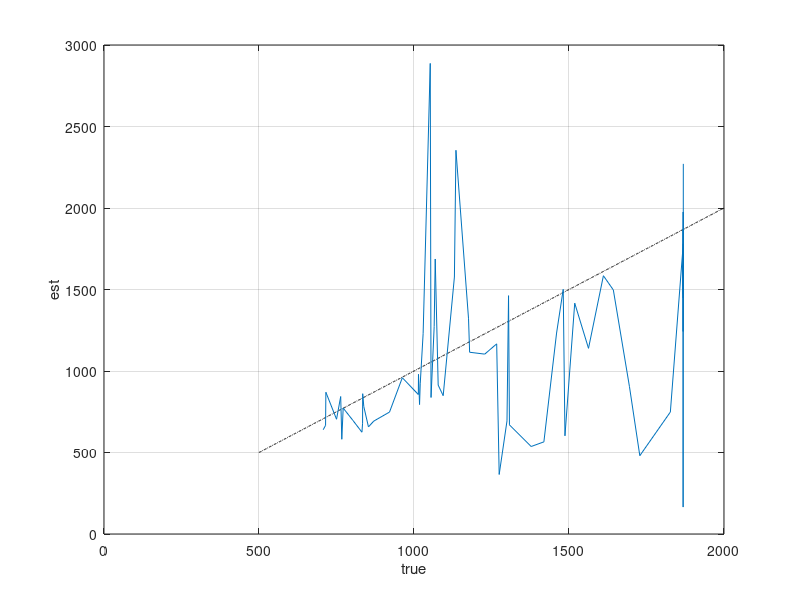

Here is the MATLAB script that generated this plot:

% PD-80R:
x_pd80r = [1025.33 700.00 8 407.35 5.56
1192.32 700.00 9 627.78 14.54
804.60 700.00 4 689.07 1.98
794.57 700.00 4 683.59 1.96
1071.58 700.00 8 534.07 7.29
1362.48 700.00 11 495.48 39.11
1346.50 700.00 10 549.48 22.85
1754.45 700.00 13 401.91 135.09
1722.40 700.00 12 520.34 82.43
1514.40 700.00 11 570.35 45.02
1190.39 700.00 10 599.89 24.95
1153.38 700.00 9 644.89 14.94
986.43 700.00 6 672.90 3.76
877.44 700.00 5 662.44 2.58
778.52 700.00 3 666.52 1.49
920.51 700.00 7 594.49 5.05
1146.48 700.00 10 556.45 23.14
1271.41 700.00 11 629.40 49.69
916.48 700.00 7 664.97 5.65
1169.47 700.00 10 641.94 26.70
1226.45 700.00 11 582.91 46.02
1017.46 700.00 8 629.45 8.59
869.45 700.00 5 650.96 2.54
851.47 700.00 5 642.47 2.50
1105.46 700.00 8 644.95 8.80
746.49 700.00 4 644.98 1.85
792.52 700.00 6 634.03 3.55
720.55 700.00 2 682.55 1.25
914.55 700.00 7 574.55 4.88
816.75 700.00 7 496.25 4.22
701.72 700.00 1 682.72 1.09
762.72 700.00 3 659.22 1.47
784.72 700.00 5 618.70 2.41
848.74 700.00 5 624.72 2.43
871.71 700.00 6 643.71 3.60
825.71 700.00 5 633.71 2.47
753.73 700.00 3 643.23 1.44
858.71 700.00 6 640.20 3.58
734.71 700.00 3 630.21 1.41
826.67 700.00 5 677.67 2.64
741.66 700.00 3 648.66 1.45
744.63 700.00 3 647.65 1.44
704.65 700.00 1 694.15 1.11
848.59 700.00 7 601.09 5.11
863.53 700.00 4 698.55 2.00
972.52 700.00 6 665.52 3.72
855.53 700.00 7 606.01 5.15
778.52 700.00 4 630.01 1.81
1018.49 700.00 8 626.46 8.55
904.44 700.00 6 679.94 3.80
922.43 700.00 6 642.42 3.59
1050.42 700.00 8 655.40 8.94
933.43 700.00 6 656.40 3.67
1026.37 700.00 8 605.38 8.26
986.35 700.00 8 619.37 8.45
985.40 700.00 6 673.87 3.77
823.36 700.00 5 606.36 2.36
729.40 700.00 3 698.40 1.56
721.39 700.00 4 661.88 1.90
838.36 700.00 5 638.36 2.49
768.36 700.00 5 663.86 2.59
1146.30 700.00 10 555.30 23.10
1126.30 700.00 9 626.76 14.52
1170.28 700.00 9 663.25 15.37
1146.27 700.00 9 612.23 14.18
1162.23 700.00 10 627.20 26.09
1186.16 700.00 11 528.65 41.73
1056.15 700.00 9 586.13 13.58
947.15 700.00 6 633.64 3.55
819.17 700.00 4 696.66 2.00
746.16 700.00 3 685.16 1.53
986.14 700.00 8 512.61 7.00
839.14 700.00 5 639.62 2.49
1238.13 700.00 9 650.56 15.07
1139.08 700.00 9 633.57 14.68
1367.07 700.00 11 631.00 49.81
1306.00 700.00 11 570.97 45.07
1109.04 700.00 9 617.00 14.30
860.08 700.00 6 633.08 3.54
874.14 700.00 5 667.14 2.60
1342.07 700.00 11 492.06 38.84
1186.06 700.00 11 558.55 44.09
1328.03 700.00 12 501.00 79.37
1306.01 700.00 11 478.98 37.81
1102.02 700.00 9 603.49 13.98
1332.02 700.00 11 440.47 34.77
1609.95 700.00 13 461.91 155.26
1258.19 700.00 10 654.67 27.23
858.30 700.00 5 612.82 2.39
858.36 700.00 7 543.34 4.62
979.36 700.00 8 560.33 7.65
1270.33 700.00 10 604.78 25.15
1364.29 700.00 12 452.75 71.72
977.33 700.00 7 680.81 5.79
1127.26 700.00 9 623.27 14.44
1290.24 700.00 11 482.70 38.10
1393.24 700.00 11 529.66 41.81
1136.23 700.00 9 572.19 13.26
895.23 700.00 6 586.72 3.28
838.28 700.00 6 617.78 3.46
724.27 700.00 2 679.28 1.25
864.30 700.00 6 651.82 3.65
920.32 700.00 7 581.80 4.94
912.31 700.00 6 672.80 3.76
773.30 700.00 5 591.79 2.30
794.32 700.00 3 653.30 1.46
793.30 700.00 3 682.30 1.52
806.33 700.00 5 628.31 2.45
746.39 700.00 3 683.39 1.52
840.40 700.00 5 662.89 2.58
930.39 700.00 6 669.36 3.75
1022.36 700.00 8 562.83 7.68
1063.37 700.00 8 420.34 5.74
1146.31 700.00 7 679.79 5.78
1113.31 700.00 8 655.78 8.95
1242.30 700.00 10 390.75 16.25
1300.24 700.00 11 515.20 40.67
1274.22 700.00 11 553.66 43.71
1306.19 700.00 11 514.62 40.62
1406.16 700.00 10 640.07 26.62
1408.09 700.00 11 675.55 53.33
1045.10 700.00 8 585.59 7.99
794.25 700.00 5 652.71 2.54
789.22 700.00 4 690.21 1.98
911.17 700.00 6 690.18 3.86
970.19 700.00 6 678.66 3.80
794.18 700.00 5 659.68 2.57
890.16 700.00 7 622.64 5.29
933.13 700.00 8 582.13 7.94
749.14 700.00 4 663.13 1.90
762.28 700.00 5 549.27 2.14
870.26 700.00 5 668.24 2.60
733.26 700.00 3 648.76 1.45
896.24 700.00 6 679.23 3.80
734.24 700.00 2 694.73 1.28
778.28 700.00 4 648.27 1.86
846.29 700.00 5 657.77 2.56
935.41 700.00 8 607.41 8.29
730.45 700.00 3 676.94 1.51
956.41 700.00 8 574.91 7.85
1252.37 700.00 11 495.35 39.10
1415.36 700.00 10 641.30 26.67
1530.29 700.00 12 446.27 70.70
1178.29 700.00 10 583.26 24.26
1194.28 700.00 10 547.75 22.78
1194.25 700.00 9 623.73 14.45
1018.23 700.00 8 585.22 7.99
1474.19 700.00 12 570.63 90.40
927.20 700.00 8 630.67 8.61
989.17 700.00 8 588.16 8.03
1190.15 700.00 10 548.12 22.80
984.14 700.00 7 660.12 5.61
750.19 700.00 4 680.70 1.95
727.18 700.00 2 690.69 1.27
1018.17 700.00 7 535.18 4.55
1049.38 700.00 8 650.32 8.87
890.39 700.00 5 658.89 2.57
938.38 700.00 7 596.40 5.07
752.43 700.00 3 673.94 1.50
945.40 700.00 7 652.40 5.54
1178.39 700.00 9 670.87 15.54
1082.35 700.00 9 575.34 13.33
1009.34 700.00 8 592.84 8.09
1192.34 700.00 9 666.30 15.44
1228.28 700.00 10 607.75 25.28
1098.28 700.00 9 576.26 13.35
1050.27 700.00 7 629.26 5.35
837.30 700.00 6 619.79 3.47
858.31 700.00 7 590.79 5.02
813.35 700.00 5 618.33 2.41
917.42 700.00 7 626.38 5.32
826.42 700.00 4 659.42 1.89
823.44 700.00 6 649.93 3.64
880.42 700.00 6 625.41 3.50
842.39 700.00 6 674.38 3.77
954.38 700.00 6 658.87 3.69
961.42 700.00 6 632.39 3.54
794.39 700.00 6 603.90 3.38
1068.09 1045.42 8 691.06 1.49
1655.98 1279.38 11 584.94 1.83
1816.91 912.12 12 359.38 1.30
1847.84 958.72 11 438.33 1.37
1869.88 845.82 12 333.26 1.21
1587.82 982.95 12 387.29 1.40
975.83 951.28 8 628.83 1.36
829.82 797.38 5 678.33 1.14
896.82 774.12 6 613.32 1.11
1215.80 1001.06 10 524.27 1.43
1869.79 1239.02 12 488.18 1.77
1853.75 1147.61 11 524.70 1.64
1869.78 1211.04 12 477.16 1.73
1819.69 606.22 11 277.17 0.87
1869.69 748.97 12 295.10 1.07
1872.66 1427.71 12 562.53 2.04
1869.76 1068.54 13 358.15 1.53
1629.68 1131.15 13 379.14 1.62
1191.67 1204.17 10 630.65 1.72
1276.64 1186.93 10 621.62 1.70
1405.59 1036.92 11 474.08 1.48
1323.56 939.52 11 429.55 1.34
1844.50 1050.03 13 351.95 1.50
1869.48 1333.47 12 525.39 1.90
1738.41 904.52 12 356.39 1.29
1726.39 1154.43 12 454.85 1.65
1869.39 1279.17 13 428.75 1.83
1136.35 1024.71 9 606.84 1.46
1281.32 1233.11 11 563.78 1.76
804.53 720.90 4 650.02 1.03
810.53 755.27 4 681.02 1.08
1158.49 1028.15 10 538.46 1.47
1149.44 1153.12 10 603.91 1.65
1766.35 1841.64 13 617.28 2.63
1167.32 1111.84 10 582.29 1.59
1434.28 1411.71 12 556.22 2.02
1350.24 1400.27 11 640.21 2.00
1184.26 1249.16 10 654.21 1.78
1507.22 1684.34 12 663.64 2.41
839.21 790.77 5 672.71 1.13
1101.21 1047.87 8 692.68 1.50
1006.19 936.56 7 682.17 1.34
927.19 859.68 7 626.17 1.23
893.18 681.80 6 540.18 0.97
930.18 841.12 7 612.66 1.20
1071.14 902.77 9 534.63 1.29
855.14 780.84 6 618.64 1.12
746.15 709.39 4 639.65 1.01
967.15 855.67 8 565.62 1.22
716.15 677.44 2 660.14 0.97
1084.14 810.26 8 535.61 1.16
777.12 744.84 4 671.61 1.06
867.12 802.26 6 635.61 1.15
823.12 748.62 6 593.11 1.07
1030.11 856.36 8 566.09 1.22
1006.10 775.40 8 512.57 1.11
1002.09 914.43 7 666.05 1.31
1000.06 803.90 7 585.55 1.15
851.07 778.25 5 662.05 1.11
978.10 862.30 7 628.08 1.23
744.11 703.06 2 685.10 1.00
935.13 867.15 7 631.62 1.24
1085.12 1009.92 8 667.59 1.44
722.12 690.75 2 673.11 0.99
1186.11 1097.07 10 574.56 1.57
1202.06 944.26 10 494.53 1.35
1232.02 950.87 10 497.99 1.36
803.03 767.05 5 652.53 1.10
746.02 711.48 4 641.53 1.02
759.02 733.65 4 661.53 1.05
797.05 731.81 5 622.55 1.05
1053.02 944.00 8 624.01 1.35
824.02 770.57 5 655.52 1.10
782.02 745.29 5 634.02 1.06
1002.00 972.67 8 642.97 1.39
1817.88 1146.91 14 322.82 1.64
1359.88 1326.18 11 606.34 1.89
1613.81 1312.03 13 439.77 1.87
1263.80 1261.51 11 576.77 1.80
1230.79 973.35 10 509.77 1.39
1340.79 907.14 11 414.75 1.30
1006.81 1010.96 8 668.28 1.44
889.82 864.66 7 629.80 1.24
854.03 793.31 6 628.52 1.13
920.02 878.66 7 640.00 1.26
906.00 855.76 6 678.00 1.22
942.02 835.42 7 608.50 1.19
802.02 764.69 5 650.52 1.09
893.01 812.75 7 591.99 1.16
1096.00 926.65 7 674.96 1.32
1153.98 971.80 10 508.95 1.39
1266.93 1264.81 10 662.41 1.81
1244.90 1117.41 11 510.89 1.60
1357.89 1257.16 12 495.33 1.80
860.88 835.41 6 661.88 1.19
1868.84 1730.91 14 487.20 2.47
1299.78 1166.32 11 533.25 1.67
1180.77 1220.58 10 639.24 1.74
956.80 882.36 8 583.27 1.26
732.90 716.40 3 675.88 1.02
1046.86 977.80 8 646.36 1.40
811.91 760.34 6 602.40 1.09
924.90 864.47 6 684.90 1.23
709.94 697.43 1 692.94 1.00
764.93 738.53 4 665.92 1.06
801.92 761.05 5 647.42 1.09
716.00 693.73 2 676.01 0.99
796.99 758.78 5 645.49 1.08
961.97 890.95 7 648.95 1.27
830.98 795.75 6 630.46 1.14
930.96 804.45 7 585.95 1.15
910.97 820.98 6 650.44 1.17
701.96 684.87 1 680.46 0.98
929.96 751.58 7 547.44 1.07
780.96 721.12 5 613.46 1.03
710.95 692.12 2 674.44 0.99
750.00 614.94 4 554.49 0.88
873.01 744.69 6 590.00 1.06
976.00 813.42 7 592.48 1.16
1121.98 873.56 8 577.45 1.25
1209.95 990.20 9 586.40 1.41
1052.90 858.34 8 567.39 1.23
1471.84 1331.91 12 524.78 1.90
1868.84 1242.37 14 349.69 1.77];

% PD8: (mean_neighbor_x)
x_pd8 = [1017.88 794.10 1 549.38 1.13 489.91 608.86 489.91 608.86
1307.87 669.62 2 153.40 0.96 169.94 136.87 169.94 136.87
1826.94 748.37 2 171.44 1.07 264.99 77.90 264.99 77.90
1867.94 1765.06 3 353.01 2.52 6.03 -700.00 6.03 700.00
1868.01 1782.75 3 356.55 2.55 13.10 -700.00 13.10 700.00
1868.09 1865.33 3 373.07 2.66 46.13 -700.00 46.13 700.00
1868.12 165.27 3 33.05 0.24 1.19 -64.92 1.19 64.92
1868.11 1652.87 2 378.65 2.36 75.21 682.10 75.21 682.10
1228.19 1103.53 3 220.71 1.58 301.25 140.16 301.25 140.16
1094.14 848.68 1 587.14 1.21 627.16 547.12 627.16 547.12
1868.09 1372.72 3 274.54 1.96 17.17 -531.92 17.17 531.92
1868.10 1242.74 3 248.55 1.78 4.18 -492.92 4.18 492.92
1868.18 1975.57 3 395.11 2.82 90.23 -700.00 90.23 700.00
1868.27 1521.00 3 304.20 2.17 -2.65 -605.76 2.65 605.76
1868.29 1695.88 3 339.18 2.42 -0.62 -677.73 0.62 677.73
1868.33 1448.21 3 289.64 2.07 -2.59 -576.70 2.59 576.70
1728.40 480.41 3 96.08 0.69 -1.54 -190.63 1.54 190.63
1014.46 979.81 2 224.46 1.40 433.48 15.44 433.48 15.44
1179.42 1115.07 2 255.45 1.59 124.48 386.41 124.48 386.41
1518.43 1416.30 2 324.46 2.02 94.50 554.41 94.50 554.41
1868.43 1619.16 2 370.93 2.31 138.48 603.37 138.48 603.37
1868.48 1470.97 2 336.98 2.10 626.53 47.43 626.53 47.43
1868.45 1781.35 3 356.27 2.54 12.54 -700.00 12.54 700.00
1868.58 1571.97 3 314.39 2.25 -2.34 -626.45 2.34 626.45
1868.72 2270.79 2 520.21 3.24 423.76 616.65 423.76 616.65
1274.75 365.17 3 73.03 0.52 12.80 -133.27 12.80 133.27
1266.72 1166.56 2 267.24 1.67 45.78 488.71 45.78 488.71
714.72 666.67 1 461.22 0.95 679.73 242.71 679.73 242.71
715.70 869.73 1 601.70 1.24 598.72 604.69 598.72 604.69
771.53 772.64 1 534.53 1.10 673.55 395.52 673.55 395.52
763.52 843.44 1 583.52 1.20 587.54 579.50 587.54 579.50
834.48 860.73 1 595.48 1.23 661.50 529.46 661.50 529.46
1068.44 1687.23 2 386.52 2.41 627.47 -145.58 627.47 145.58
1029.43 1228.89 2 281.52 1.76 530.46 -32.59 530.46 32.59
1052.40 2887.07 2 661.39 4.12 661.42 661.36 661.42 661.36
1481.34 1500.93 2 343.84 2.14 612.38 75.31 612.38 75.31
1135.29 2354.20 2 539.32 3.36 575.35 503.28 575.35 503.28
1130.33 1576.59 3 315.32 2.25 442.36 188.28 442.36 188.28
962.31 958.78 1 663.31 1.37 690.33 636.29 690.33 636.29
838.03 782.03 1 541.04 1.12 697.05 385.02 697.05 385.02
1054.94 837.55 1 579.44 1.20 682.96 475.92 682.96 475.92
1175.91 1320.18 2 302.44 1.89 42.97 561.90 42.97 561.90
1459.91 1232.88 2 282.44 1.76 110.98 453.89 110.98 453.89
1562.91 1139.07 2 260.95 1.63 109.99 411.90 109.99 411.90
1304.95 1462.23 2 334.98 2.09 60.02 609.94 60.02 609.94
1610.97 1584.53 2 363.00 2.26 28.04 697.95 28.04 697.95
1643.00 1497.28 2 343.01 2.14 638.04 47.97 638.04 47.97
1695.05 903.83 2 207.05 1.29 343.10 71.01 343.10 71.01
1065.07 1272.84 2 291.59 1.82 75.12 508.06 75.12 508.06
750.11 704.09 1 487.11 1.01 476.13 498.10 476.13 498.10
707.12 639.79 1 442.63 0.91 425.14 460.11 425.14 460.11
1020.07 921.43 2 211.09 1.32 58.11 364.06 58.11 364.06
870.09 692.51 1 479.10 0.99 674.11 284.08 674.11 284.08
853.09 657.09 1 454.60 0.94 671.11 238.08 671.11 238.08
834.10 679.50 1 470.10 0.97 382.12 558.08 382.12 558.08
767.08 581.20 1 402.09 0.83 461.10 343.08 461.10 343.08
832.06 624.53 1 432.07 0.89 441.08 423.05 441.08 423.05
921.04 748.08 1 517.55 1.07 601.06 434.03 601.06 434.03
803.02 696.74 1 482.03 1.00 583.04 381.01 583.04 381.01
1013.99 855.69 1 591.99 1.22 498.01 685.97 498.01 685.97
1077.97 913.48 1 631.97 1.30 661.00 602.95 661.00 602.95
1299.97 693.93 2 158.97 0.99 312.00 5.94 312.00 5.94
1377.95 536.82 2 122.98 0.77 26.01 219.95 26.01 219.95
1418.96 565.25 2 129.49 0.81 206.03 52.96 206.03 52.96
1486.95 602.31 2 137.98 0.86 45.02 230.94 45.02 230.94];


close all;

x = x_pd8;%0r;

[~, idx] = sort(x(:,1));
x = x(idx,:);

%figure; plot(x);

y = x;


%y(:, 4) = (y(:, 6) + y(:, 7)) / 2; % calculate mean_x from left_x/right_x (overwrite Arduino values)


% amplification_compensation = amplification_mapping[min ( length_ampmap - 1, 1 + number_overloaded_samples )] * mean_neighbor / new_clip_level;

%ampmap_const_step     = 0.053; % PD80R
ampmap_const_step     = 0.4; % PD8
clip_limit            = 700;

amplification_mapping = transpose(10 .^ ([0:ampmap_const_step:ampmap_const_step * 20] .^ 2));
amplification_mapping(amplification_mapping > 5) = 5; % never to higher than 5

amplification_compensation = amplification_mapping(1 + y(:, 3)) .* y(:, 4) ./ clip_limit;

%figure; plot(20 * log10(700:2000), 20 * log10(700:2000), 'k-.');
%xlabel('true'); ylabel('est'); grid on; hold on;
%plot(20 * log10(y(:, 1)), 20 * log10(clip_limit * amplification_compensation));

figure; plot(500:2000, 500:2000, 'k-.');% axis([500, 2000, 500, 2000]);
xlabel('true'); ylabel('est'); grid on; hold on;
plot(y(:, 1), clip_limit * amplification_compensation);

%figure; plot(y(:, 1)); grid on; hold on;
%plot(clip_limit * amplification_compensation, 'g')
%plot(y(:, 4), 'r')

%plot(amplification_compensation); grid on; hold on; plot(y(:, 5))
%plot(20 * log10(amplification_compensation)); grid on; hold on; plot(20 * log10(y(:, 5)))


%figure;plot(y(:,3))
